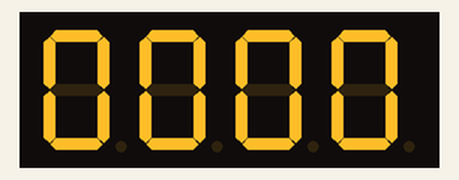
This sketch was run on a simulated Arduino Uno, built with avr-gcc and run on an emulated ATmega328P. Shown: 4-digit seven-segment display. Wiring (inferred from the names in the program): TM1637 display: clock pin 7; DIO pin 8.

Above: at 0.14 s.
At 0.66 s:
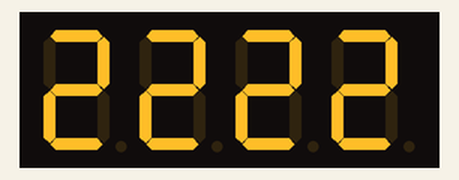
At 1.45 s:
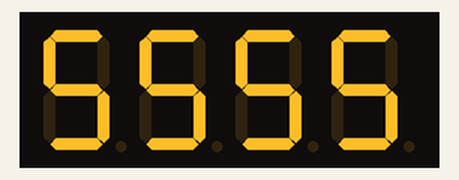
At 2.23 s:
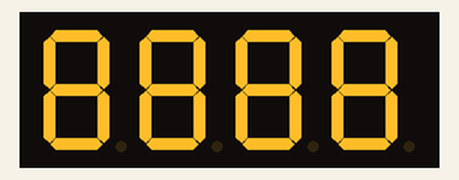
At 3.02 s:
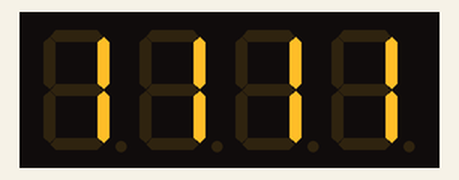

The sketch:

tm1637--display-test.ino
```cpp
int Clock = 7; // Clock Pin Display
int Data = 8; // Data Pin Display
const byte Seg[] = {0x3f,0x06,0x5b,0x4f,0x66,0x6d,0x7d,0x07,0x7f,0x6f}; // Define Segment Numbers 0-9,
const byte CubeUp = 0x63, CubeDown = 0x5c, LetterC=0x39, LetterL=0x38, LetterN=0x54; // Define Special Segment Caracters

void start()
{
  digitalWrite(Clock,HIGH);//send start signal to TM1637
  digitalWrite(Data,HIGH);
  microsecond();

  digitalWrite(Data,LOW);
  digitalWrite(Clock,LOW);
  microsecond();
}
void stop()
{
  digitalWrite(Clock,LOW);
  digitalWrite(Data,LOW);
  microsecond();

  digitalWrite(Clock,HIGH);
  digitalWrite(Data,HIGH);
  microsecond();
}

void microsecond() // 45 microsecond delay
{
long int slowdown = micros();
  do {

  } while ((unsigned long)(micros() - slowdown) < 45);
}


void shiftOut(byte val)
{


      for (int i = 0; i < 8; i++)
            {

            digitalWrite(Data, !!(val & (1 << i)));

            microsecond();
            digitalWrite(Clock, HIGH);
            microsecond();
            digitalWrite(Clock, LOW);
            microsecond();
           }

          digitalWrite(Clock, HIGH);
          microsecond();
          digitalWrite(Clock, LOW);

}
void DispOut(byte val0,byte val1,byte val2,byte val3,byte dp,byte br) // number 1-4, Double Point, Brightness
{


 start();
 shiftOut(0x40);
 stop();

 start();
 shiftOut(0xC0);

 shiftOut(val0);

 if (dp==1) shiftOut(val1=val1+0x80);
 else shiftOut(val1);

 shiftOut(val2);
 shiftOut(val3);

 start();
 shiftOut(br);
 stop();

}


void setup() {
 pinMode(Clock,OUTPUT);
 pinMode(Data,OUTPUT);


}

void loop() {


  for (int a = 0; a < 10; a++)  {
  DispOut(Seg[a],Seg[a],Seg[a],Seg[a],0,0x8f);
  delay(250);
  }
}
```

Measured:
- by itself, everything shown: repeats every 2.6 s, in 10 steps
